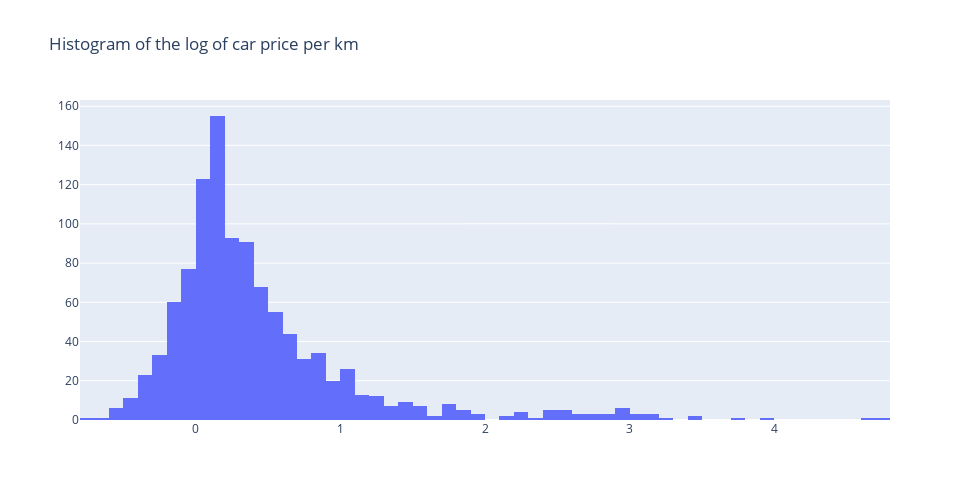

Notebook code for this chart:
### Code cell
df_cars_2_var['car_price_per_km_log'] = np.log10(df_cars_2_var['car_price_per_km'])

fig = go.Figure(
    go.Histogram(x=df_cars_2_var['car_price_per_km_log'], name='Log of price per km')
)

fig.update_layout(height=500, width=970, title_text="Histogram of the log of car price per km")
fig.show()

### Figure 1 — Plotly figure (JSON) as saved in the notebook; plotly's stock layout.template omitted (floating-point values rounded to 4 significant figures; data arrays with more than 128 entries replaced by an {"elided": "..."} marker saying what was removed)
{"data": [{"name": "Log of price per km", "type": "histogram", "x": {"elided": "1103 float values"}}], "layout": {"height": 500, "title": {"text": "Histogram of the log of car price per km"}, "width": 970}}
